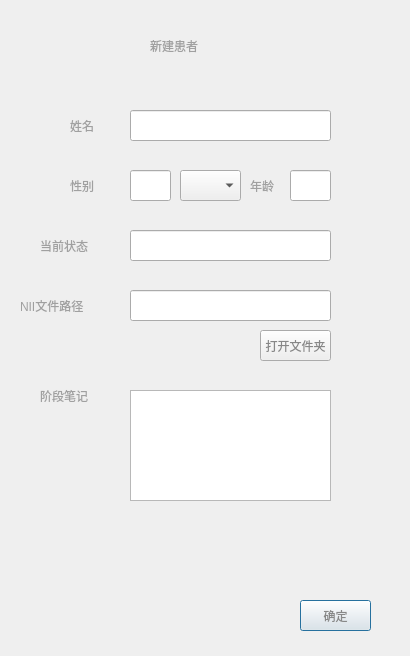
<?xml version="1.0" encoding="UTF-8"?>
<ui version="4.0">
 <class>Dialog</class>
 <widget class="QDialog" name="Dialog">
  <property name="geometry">
   <rect>
    <x>0</x>
    <y>0</y>
    <width>410</width>
    <height>656</height>
   </rect>
  </property>
  <property name="windowTitle">
   <string>Dialog</string>
  </property>
  <widget class="QPushButton" name="pushButton_6">
   <property name="geometry">
    <rect>
     <x>300</x>
     <y>600</y>
     <width>71</width>
     <height>31</height>
    </rect>
   </property>
   <property name="palette">
    <palette>
     <active>
      <colorrole role="WindowText">
       <brush brushstyle="SolidPattern">
        <color alpha="255">
         <red>136</red>
         <green>136</green>
         <blue>136</blue>
        </color>
       </brush>
      </colorrole>
      <colorrole role="ButtonText">
       <brush brushstyle="SolidPattern">
        <color alpha="255">
         <red>136</red>
         <green>136</green>
         <blue>136</blue>
        </color>
       </brush>
      </colorrole>
     </active>
     <inactive>
      <colorrole role="WindowText">
       <brush brushstyle="SolidPattern">
        <color alpha="255">
         <red>136</red>
         <green>136</green>
         <blue>136</blue>
        </color>
       </brush>
      </colorrole>
      <colorrole role="ButtonText">
       <brush brushstyle="SolidPattern">
        <color alpha="255">
         <red>136</red>
         <green>136</green>
         <blue>136</blue>
        </color>
       </brush>
      </colorrole>
     </inactive>
     <disabled>
      <colorrole role="WindowText">
       <brush brushstyle="SolidPattern">
        <color alpha="255">
         <red>120</red>
         <green>120</green>
         <blue>120</blue>
        </color>
       </brush>
      </colorrole>
      <colorrole role="ButtonText">
       <brush brushstyle="SolidPattern">
        <color alpha="255">
         <red>120</red>
         <green>120</green>
         <blue>120</blue>
        </color>
       </brush>
      </colorrole>
     </disabled>
    </palette>
   </property>
   <property name="styleSheet">
    <string notr="true">font: 25 14pt &quot;Raleway ExtraLight&quot;;</string>
   </property>
   <property name="text">
    <string>确定</string>
   </property>
  </widget>
  <widget class="QLabel" name="label_5">
   <property name="geometry">
    <rect>
     <x>150</x>
     <y>20</y>
     <width>111</width>
     <height>51</height>
    </rect>
   </property>
   <property name="palette">
    <palette>
     <active>
      <colorrole role="WindowText">
       <brush brushstyle="SolidPattern">
        <color alpha="255">
         <red>160</red>
         <green>160</green>
         <blue>160</blue>
        </color>
       </brush>
      </colorrole>
     </active>
     <inactive>
      <colorrole role="WindowText">
       <brush brushstyle="SolidPattern">
        <color alpha="255">
         <red>160</red>
         <green>160</green>
         <blue>160</blue>
        </color>
       </brush>
      </colorrole>
     </inactive>
     <disabled>
      <colorrole role="WindowText">
       <brush brushstyle="SolidPattern">
        <color alpha="255">
         <red>120</red>
         <green>120</green>
         <blue>120</blue>
        </color>
       </brush>
      </colorrole>
     </disabled>
    </palette>
   </property>
   <property name="styleSheet">
    <string notr="true">font: 25 16pt &quot;Raleway ExtraLight&quot;;</string>
   </property>
   <property name="text">
    <string>新建患者</string>
   </property>
  </widget>
  <widget class="QLabel" name="label_7">
   <property name="geometry">
    <rect>
     <x>70</x>
     <y>110</y>
     <width>41</width>
     <height>31</height>
    </rect>
   </property>
   <property name="palette">
    <palette>
     <active>
      <colorrole role="WindowText">
       <brush brushstyle="SolidPattern">
        <color alpha="255">
         <red>160</red>
         <green>160</green>
         <blue>160</blue>
        </color>
       </brush>
      </colorrole>
     </active>
     <inactive>
      <colorrole role="WindowText">
       <brush brushstyle="SolidPattern">
        <color alpha="255">
         <red>160</red>
         <green>160</green>
         <blue>160</blue>
        </color>
       </brush>
      </colorrole>
     </inactive>
     <disabled>
      <colorrole role="WindowText">
       <brush brushstyle="SolidPattern">
        <color alpha="255">
         <red>120</red>
         <green>120</green>
         <blue>120</blue>
        </color>
       </brush>
      </colorrole>
     </disabled>
    </palette>
   </property>
   <property name="styleSheet">
    <string notr="true">font: 25 12pt &quot;Raleway ExtraLight&quot;;</string>
   </property>
   <property name="text">
    <string>姓名</string>
   </property>
  </widget>
  <widget class="QLineEdit" name="lineEdit">
   <property name="geometry">
    <rect>
     <x>130</x>
     <y>110</y>
     <width>201</width>
     <height>31</height>
    </rect>
   </property>
  </widget>
  <widget class="QLabel" name="label_8">
   <property name="geometry">
    <rect>
     <x>70</x>
     <y>170</y>
     <width>41</width>
     <height>31</height>
    </rect>
   </property>
   <property name="palette">
    <palette>
     <active>
      <colorrole role="WindowText">
       <brush brushstyle="SolidPattern">
        <color alpha="255">
         <red>160</red>
         <green>160</green>
         <blue>160</blue>
        </color>
       </brush>
      </colorrole>
     </active>
     <inactive>
      <colorrole role="WindowText">
       <brush brushstyle="SolidPattern">
        <color alpha="255">
         <red>160</red>
         <green>160</green>
         <blue>160</blue>
        </color>
       </brush>
      </colorrole>
     </inactive>
     <disabled>
      <colorrole role="WindowText">
       <brush brushstyle="SolidPattern">
        <color alpha="255">
         <red>120</red>
         <green>120</green>
         <blue>120</blue>
        </color>
       </brush>
      </colorrole>
     </disabled>
    </palette>
   </property>
   <property name="styleSheet">
    <string notr="true">font: 25 12pt &quot;Raleway ExtraLight&quot;;</string>
   </property>
   <property name="text">
    <string>性别</string>
   </property>
  </widget>
  <widget class="QLineEdit" name="lineEdit_2">
   <property name="geometry">
    <rect>
     <x>130</x>
     <y>170</y>
     <width>41</width>
     <height>31</height>
    </rect>
   </property>
  </widget>
  <widget class="QLabel" name="label_9">
   <property name="geometry">
    <rect>
     <x>40</x>
     <y>230</y>
     <width>71</width>
     <height>31</height>
    </rect>
   </property>
   <property name="palette">
    <palette>
     <active>
      <colorrole role="WindowText">
       <brush brushstyle="SolidPattern">
        <color alpha="255">
         <red>160</red>
         <green>160</green>
         <blue>160</blue>
        </color>
       </brush>
      </colorrole>
     </active>
     <inactive>
      <colorrole role="WindowText">
       <brush brushstyle="SolidPattern">
        <color alpha="255">
         <red>160</red>
         <green>160</green>
         <blue>160</blue>
        </color>
       </brush>
      </colorrole>
     </inactive>
     <disabled>
      <colorrole role="WindowText">
       <brush brushstyle="SolidPattern">
        <color alpha="255">
         <red>120</red>
         <green>120</green>
         <blue>120</blue>
        </color>
       </brush>
      </colorrole>
     </disabled>
    </palette>
   </property>
   <property name="styleSheet">
    <string notr="true">font: 25 12pt &quot;Raleway ExtraLight&quot;;</string>
   </property>
   <property name="text">
    <string>当前状态</string>
   </property>
  </widget>
  <widget class="QLineEdit" name="lineEdit_3">
   <property name="geometry">
    <rect>
     <x>130</x>
     <y>230</y>
     <width>201</width>
     <height>31</height>
    </rect>
   </property>
  </widget>
  <widget class="QLineEdit" name="lineEdit_5">
   <property name="geometry">
    <rect>
     <x>130</x>
     <y>290</y>
     <width>201</width>
     <height>31</height>
    </rect>
   </property>
  </widget>
  <widget class="QLabel" name="label_11">
   <property name="geometry">
    <rect>
     <x>20</x>
     <y>290</y>
     <width>91</width>
     <height>31</height>
    </rect>
   </property>
   <property name="palette">
    <palette>
     <active>
      <colorrole role="WindowText">
       <brush brushstyle="SolidPattern">
        <color alpha="255">
         <red>160</red>
         <green>160</green>
         <blue>160</blue>
        </color>
       </brush>
      </colorrole>
     </active>
     <inactive>
      <colorrole role="WindowText">
       <brush brushstyle="SolidPattern">
        <color alpha="255">
         <red>160</red>
         <green>160</green>
         <blue>160</blue>
        </color>
       </brush>
      </colorrole>
     </inactive>
     <disabled>
      <colorrole role="WindowText">
       <brush brushstyle="SolidPattern">
        <color alpha="255">
         <red>120</red>
         <green>120</green>
         <blue>120</blue>
        </color>
       </brush>
      </colorrole>
     </disabled>
    </palette>
   </property>
   <property name="styleSheet">
    <string notr="true">font: 25 12pt &quot;Raleway ExtraLight&quot;;</string>
   </property>
   <property name="text">
    <string>NII文件路径</string>
   </property>
  </widget>
  <widget class="QLabel" name="label_10">
   <property name="geometry">
    <rect>
     <x>40</x>
     <y>380</y>
     <width>71</width>
     <height>31</height>
    </rect>
   </property>
   <property name="palette">
    <palette>
     <active>
      <colorrole role="WindowText">
       <brush brushstyle="SolidPattern">
        <color alpha="255">
         <red>160</red>
         <green>160</green>
         <blue>160</blue>
        </color>
       </brush>
      </colorrole>
     </active>
     <inactive>
      <colorrole role="WindowText">
       <brush brushstyle="SolidPattern">
        <color alpha="255">
         <red>160</red>
         <green>160</green>
         <blue>160</blue>
        </color>
       </brush>
      </colorrole>
     </inactive>
     <disabled>
      <colorrole role="WindowText">
       <brush brushstyle="SolidPattern">
        <color alpha="255">
         <red>120</red>
         <green>120</green>
         <blue>120</blue>
        </color>
       </brush>
      </colorrole>
     </disabled>
    </palette>
   </property>
   <property name="styleSheet">
    <string notr="true">font: 25 12pt &quot;Raleway ExtraLight&quot;;</string>
   </property>
   <property name="text">
    <string>阶段笔记</string>
   </property>
  </widget>
  <widget class="QTextEdit" name="textEdit">
   <property name="geometry">
    <rect>
     <x>130</x>
     <y>390</y>
     <width>201</width>
     <height>111</height>
    </rect>
   </property>
  </widget>
  <widget class="QPushButton" name="pushButton_7">
   <property name="geometry">
    <rect>
     <x>260</x>
     <y>330</y>
     <width>71</width>
     <height>31</height>
    </rect>
   </property>
   <property name="palette">
    <palette>
     <active>
      <colorrole role="WindowText">
       <brush brushstyle="SolidPattern">
        <color alpha="255">
         <red>136</red>
         <green>136</green>
         <blue>136</blue>
        </color>
       </brush>
      </colorrole>
      <colorrole role="ButtonText">
       <brush brushstyle="SolidPattern">
        <color alpha="255">
         <red>136</red>
         <green>136</green>
         <blue>136</blue>
        </color>
       </brush>
      </colorrole>
     </active>
     <inactive>
      <colorrole role="WindowText">
       <brush brushstyle="SolidPattern">
        <color alpha="255">
         <red>136</red>
         <green>136</green>
         <blue>136</blue>
        </color>
       </brush>
      </colorrole>
      <colorrole role="ButtonText">
       <brush brushstyle="SolidPattern">
        <color alpha="255">
         <red>136</red>
         <green>136</green>
         <blue>136</blue>
        </color>
       </brush>
      </colorrole>
     </inactive>
     <disabled>
      <colorrole role="WindowText">
       <brush brushstyle="SolidPattern">
        <color alpha="255">
         <red>120</red>
         <green>120</green>
         <blue>120</blue>
        </color>
       </brush>
      </colorrole>
      <colorrole role="ButtonText">
       <brush brushstyle="SolidPattern">
        <color alpha="255">
         <red>120</red>
         <green>120</green>
         <blue>120</blue>
        </color>
       </brush>
      </colorrole>
     </disabled>
    </palette>
   </property>
   <property name="styleSheet">
    <string notr="true">font: 25 10pt &quot;Raleway ExtraLight&quot;;</string>
   </property>
   <property name="text">
    <string>打开文件夹</string>
   </property>
  </widget>
  <widget class="QLabel" name="label_12">
   <property name="geometry">
    <rect>
     <x>250</x>
     <y>170</y>
     <width>41</width>
     <height>31</height>
    </rect>
   </property>
   <property name="palette">
    <palette>
     <active>
      <colorrole role="WindowText">
       <brush brushstyle="SolidPattern">
        <color alpha="255">
         <red>160</red>
         <green>160</green>
         <blue>160</blue>
        </color>
       </brush>
      </colorrole>
     </active>
     <inactive>
      <colorrole role="WindowText">
       <brush brushstyle="SolidPattern">
        <color alpha="255">
         <red>160</red>
         <green>160</green>
         <blue>160</blue>
        </color>
       </brush>
      </colorrole>
     </inactive>
     <disabled>
      <colorrole role="WindowText">
       <brush brushstyle="SolidPattern">
        <color alpha="255">
         <red>120</red>
         <green>120</green>
         <blue>120</blue>
        </color>
       </brush>
      </colorrole>
     </disabled>
    </palette>
   </property>
   <property name="styleSheet">
    <string notr="true">font: 25 12pt &quot;Raleway ExtraLight&quot;;</string>
   </property>
   <property name="text">
    <string>年龄</string>
   </property>
  </widget>
  <widget class="QLineEdit" name="lineEdit_4">
   <property name="geometry">
    <rect>
     <x>290</x>
     <y>170</y>
     <width>41</width>
     <height>31</height>
    </rect>
   </property>
  </widget>
  <widget class="QComboBox" name="comboBox">
   <property name="geometry">
    <rect>
     <x>180</x>
     <y>170</y>
     <width>61</width>
     <height>31</height>
    </rect>
   </property>
  </widget>
 </widget>
 <resources/>
 <connections/>
</ui>
